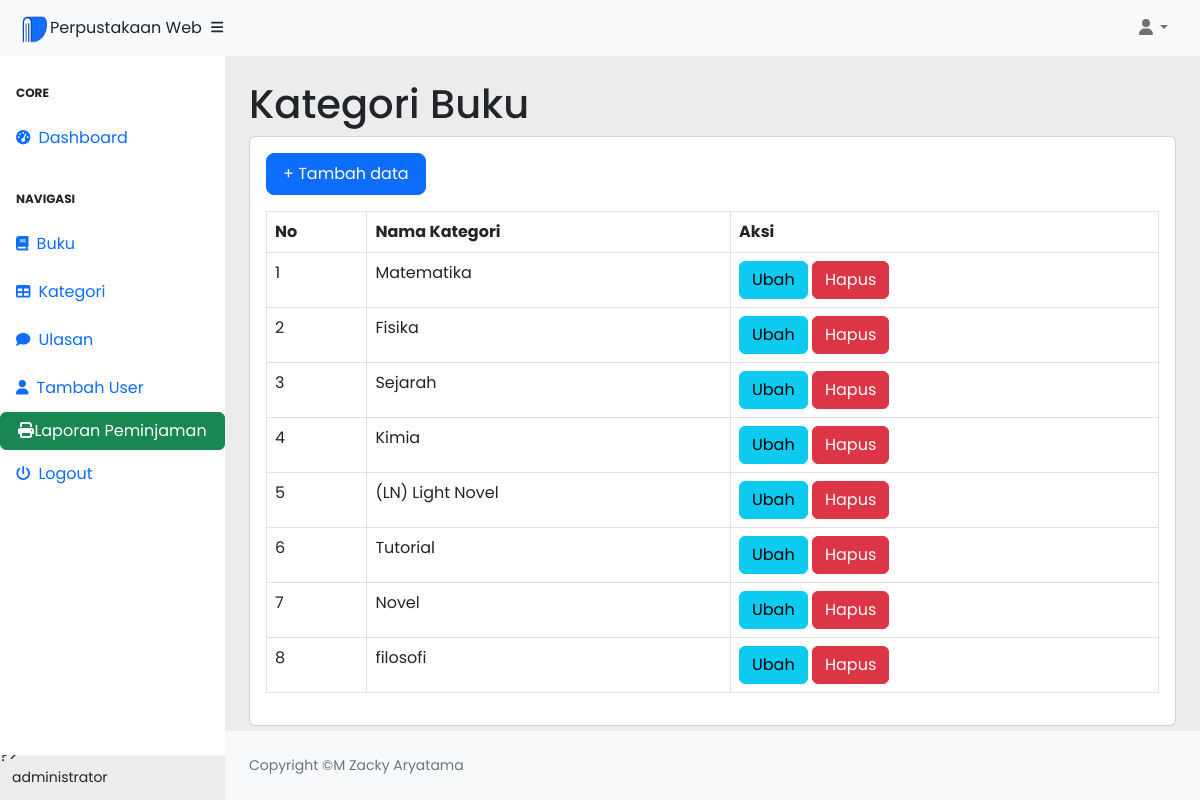
Page /index.php?page=kategori (signed in) on the committed database.
### tables this page shows
CREATE TABLE `t_kategoribuku` (
  `kategoriID` int(11) NOT NULL,
  `kategori` varchar(255) DEFAULT NULL
);

### kategori.php (the view)
<h1 class="mt-4">Kategori Buku</h1>
<div class="card">
    <div class="card-body">
    <div class="row">
    <div class="col-md-12">
            <div class="input-group mb-3">
                <a href="?page=kategori_tambah" class="btn btn-lg btn-primary w-10 fs-6">+ Tambah data</a>
            </div>
        <table class="table table-bordered" id="dataTable" width="100%" cellspacing="0">
            <tr>
                <th>No</th>
                <th>Nama Kategori</th>
                <th>Aksi</th>
            </tr>
            <?php
            $i = 1;
                $qry = mysqli_query($koneksi,"SELECT*FROM t_kategoribuku");
                while($data = mysqli_fetch_array($qry)){
                    ?>
                    <tr>
                        <td><?php echo $i++ ?></td>
                        <td><?php echo $data['kategori']; ?></td>
                        <td>
                            <a href="?page=kategori_ubah&&id=<?php echo $data['kategoriID'];?>" class="btn btn-info">Ubah</a>
                            <a onclick="return confirm ('Anda yakin ingin menghapus kategori ini?')" href="?page=kategori_hapus&&id=<?php echo $data['kategoriID'];?>" class="btn btn-danger">Hapus</a>
                        </td>
                    </tr>
                 <?php
                }
            ?>
        </table>
    </div>
</div>
    </div>
</div>

### body.css (style rules this page uses)
body { font-family: 'Poppins', sans-serif; background: #ececec; }

### rows in the picture
t_kategoribuku: kategori "Matematika"
t_kategoribuku: kategori "Fisika"
t_kategoribuku: kategori "Sejarah"
t_kategoribuku: kategori "Kimia"
t_kategoribuku: kategori "(LN) Light Novel"
t_kategoribuku: kategori "Tutorial"
t_kategoribuku: kategori "Novel"
t_kategoribuku: kategori "filosofi"

### other values in the picture
$_SESSION['user']['namaLengkap'] "administrator"
